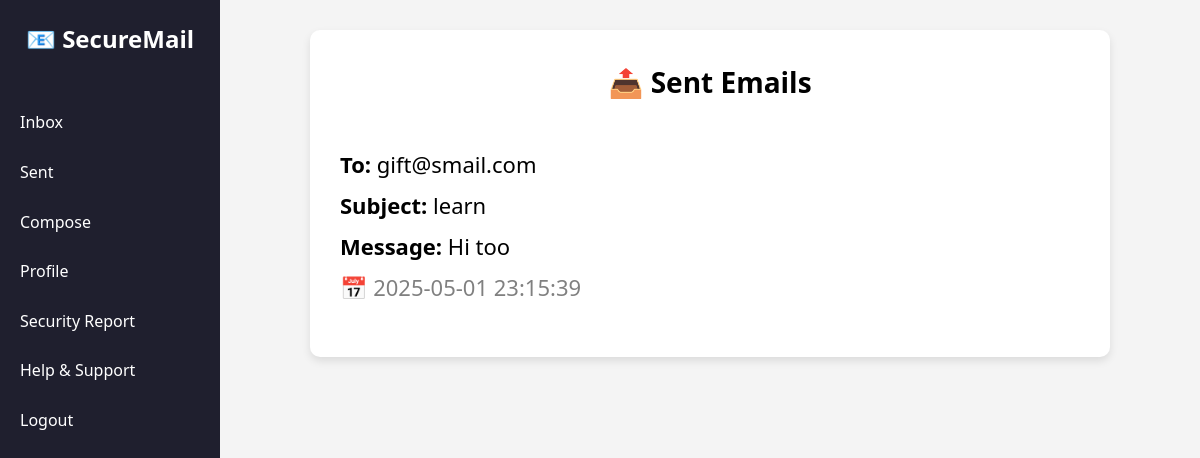
The page /sent (signed in) on the database as committed earlier.
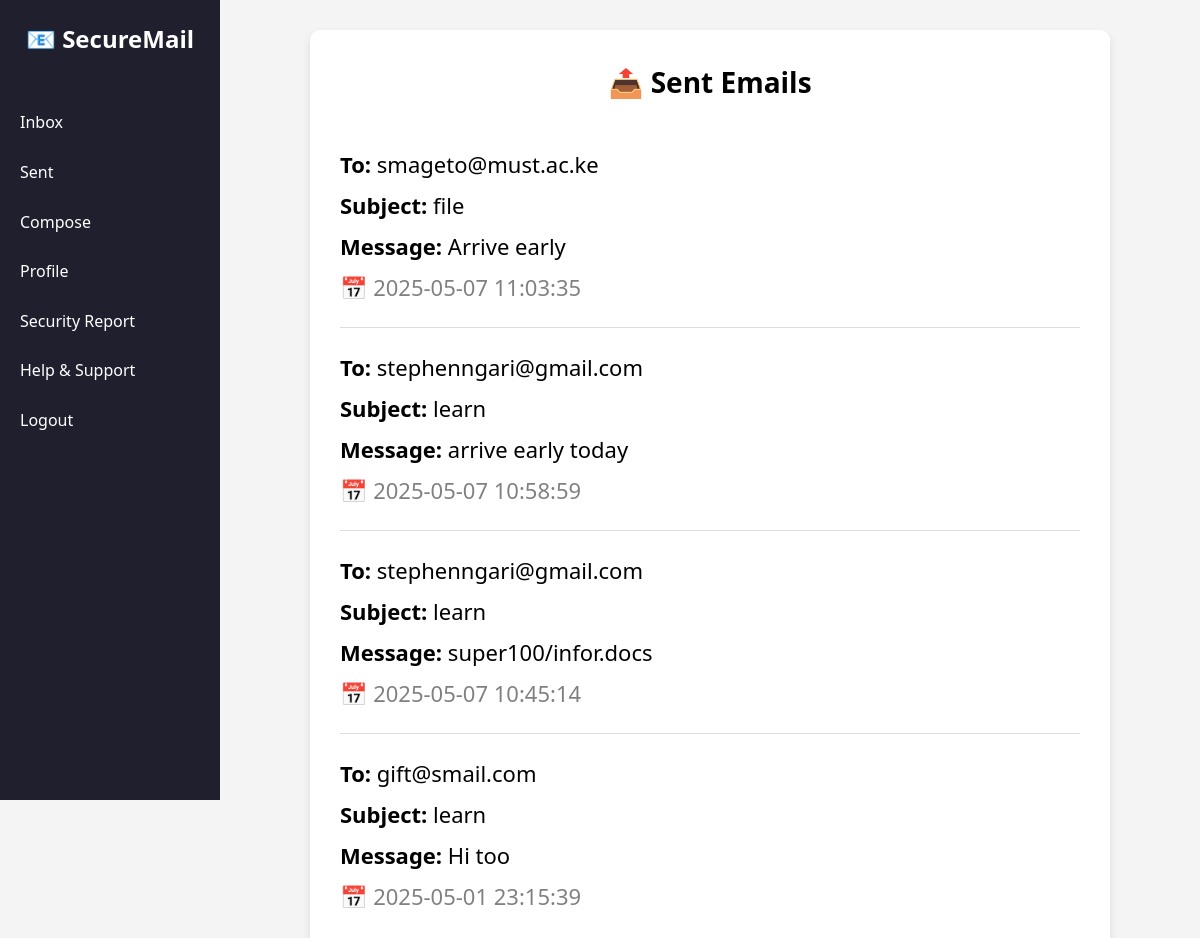
The same page on the database as committed later.
### tables this page shows
CREATE TABLE emails (
                id INTEGER PRIMARY KEY AUTOINCREMENT,
                sender TEXT NOT NULL,
                recipient TEXT NOT NULL,
                subject TEXT,
                message TEXT,
                attachment TEXT,
                signature TEXT,
                timestamp DATETIME DEFAULT CURRENT_TIMESTAMP
            );

### app.py (the view)
@app.route('/sent')
@login_required
def sent():
    try:
        conn = sqlite3.connect(DB_NAME)
        conn.row_factory = sqlite3.Row
        c = conn.cursor()
        c.execute('SELECT * FROM emails WHERE sender = ? ORDER BY timestamp DESC', (current_user.email,))
        sent_emails = c.fetchall()
        conn.close()
        return render_template('sent.html', name=current_user.fullname, email=current_user.email, emails=sent_emails)
    except Exception as e:
        print("Sent email load error:", str(e))
        return render_template('sent.html', name=current_user.fullname, email=current_user.email, emails=[])

### app.py (called while the page is built)
@login_manager.user_loader
def load_user(user_id):
    return User.get(int(user_id))

### your_user_model.py (called while the page is built)
    @staticmethod
    def get(user_id):
        conn = sqlite3.connect('users.db')
        cursor = conn.cursor()
        cursor.execute('SELECT id, email, fullname, is_admin FROM users WHERE id = ?', (user_id,))
        user_data = cursor.fetchone()
        conn.close()
        if user_data:
            user = User()
            user.id = user_data[0]
            user.email = user_data[1]
            user.fullname = user_data[2]
            user.is_admin = bool(user_data[3])
            user._authenticated = True
            return user
        return None

### templates/sent.html (shortened to what this page needs)
<!DOCTYPE html>
<html lang="en">
<head>
  <link rel="stylesheet" href="/static/css/style.css" />
</head>
<body>
  <div class="sidebar">
    <h2>📧 SecureMail</h2>
    <a href="/dashboard">Inbox</a>
    <a href="/sent">Sent</a>
    <a href="/compose">Compose</a>
    <a href="/profile">Profile</a>
    <a href="/attack_report">Security Report</a>
    <a href="/help">Help & Support</a>
    <a href="/logout">Logout</a>
  </div>
  <div class="main-content">
    <div class="compose-container">
      <h2>📤 Sent Emails</h2>
      {% if emails and emails|length > 0 %}
        {% for email in emails %}
          <div class="email-item">
            <p><strong>To:</strong> {{ email['recipient'] }}</p>
            <p><strong>Subject:</strong> {{ email['subject'] or "(No Subject)" }}</p>
            <p><strong>Message:</strong> {{ email['message'] or "(No Content)" }}</p>
            <p class="timestamp">📅 {{ email['timestamp'] }}</p>
          </div>
        {% endfor %}
      {% else %}
        <p style="text-align: center;">😕 No sent emails to display.</p>
      {% endif %}
    </div>
  </div>
</body>
</html>

Rows that differ between the two databases and show on the page:
added emails: recipient "smageto@must.ac.ke", subject "file", message "Arrive early", timestamp "2025-05-07 11:03:35"
added emails: recipient "stephenngari@gmail.com", subject "learn", message "arrive early today", timestamp "2025-05-07 10:58:59"
added emails: recipient "stephenngari@gmail.com", subject "learn", message "super100/infor.docs", timestamp "2025-05-07 10:45:14"
